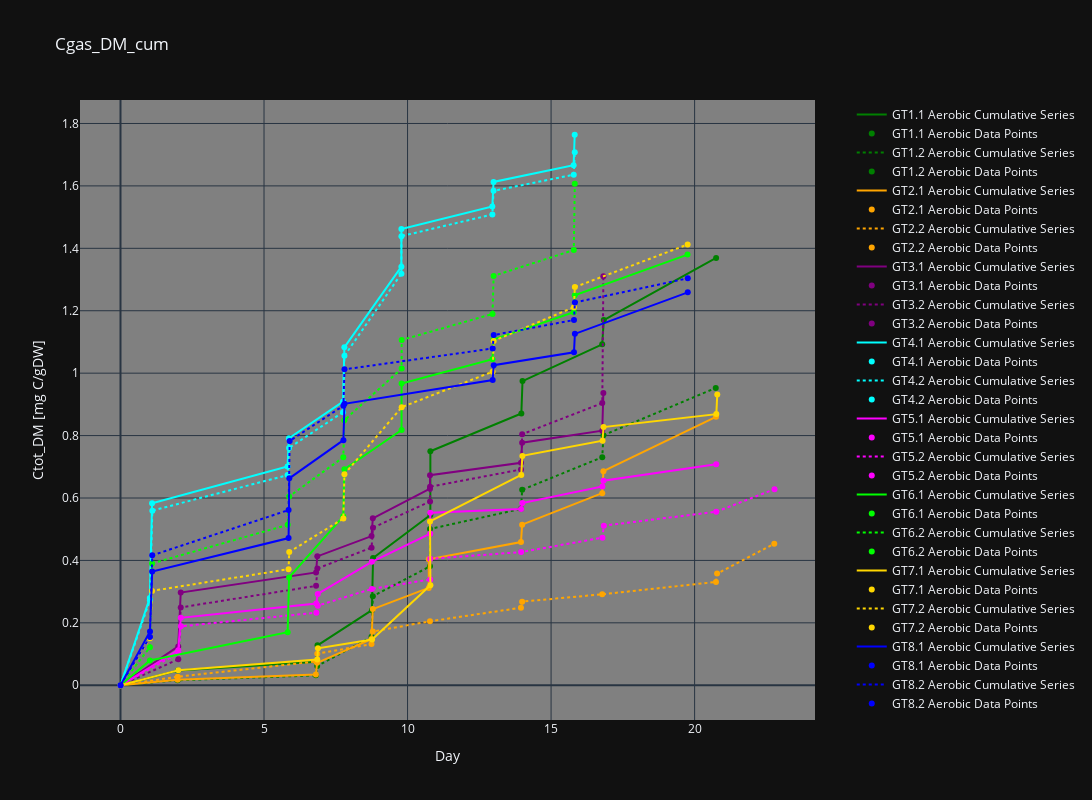

Notebook cell for this chart:
### Code cell
import plotly.graph_objects as go

colors = ['green', "green", 'orange', 'orange', 'purple', 'purple', 'cyan', 'cyan',
          'magenta', 'magenta', 'lime', 'lime', 'gold', 'gold', 'blue', 'blue']
line_styles = ["solid", "dot", "solid", "dot", "solid", "dot", "solid", "dot", "solid", "dot", "solid", "dot", "solid", "dot", "solid", "dot"]

fig = go.Figure()

# Modify the layout with the desired figure size
fig.update_layout(
    width=15*80,  # 80 pixels per unit width
    height=10*80,  # 80 pixels per unit height
)

for color, sheet_name, line_style in zip(colors, sheet_names[1:], line_styles):
    # Data Nathali

    # dict_data_nat = dict_data_nathali[sheet_name]
    #
    # fig.add_trace(go.Scatter(
    #    x=dict_data_nat[0],
    #    y=dict_data_nat[1],
    #    mode='lines',
    #    line=dict(color=color, dash=line_style),
    #    name=f'{sheet_name} Anaerobic Cumulative Series'
    # ))
    #
    # # Plot the data points
    # fig.add_trace(go.Scatter(
    #     x=dict_data_nat[0],
    #     y=dict_data_nat[1],
    #     mode='markers',
    #     marker=dict(color=color),
    #     name=f'{sheet_name} Anaerobic Data Points'
    # ))

    # data Robbert

    dict_data_rob = dict_data_robbert[sheet_name]

    # Drop the rows where 'CumulativeColumn' is NaN
    day_list = list(filter(lambda x: not pd.isna(x), dict_data_rob[0]))
    ctot_gas_dm_list = list(filter(lambda x: not pd.isna(x), dict_data_rob[1]))

    # Plot the line
    fig.add_trace(go.Scatter(
        x=day_list,
        y=ctot_gas_dm_list,
        mode='lines',
        line=dict(color=color, dash=line_style),
        name=f'{sheet_name} Aerobic Cumulative Series'
    ))

    # Plot the data points
    fig.add_trace(go.Scatter(
        x=day_list,
        y=ctot_gas_dm_list,
        mode='markers',
        marker=dict(color=color),
        name=f'{sheet_name} Aerobic Data Points'
    ))


fig.update_layout(
    title='Cgas_DM_cum',
    xaxis=dict(title='Day'),
    yaxis=dict(title='Ctot_DM [mg C/gDW]'),
    legend=dict(x=1.05, y=1, orientation='v'),
    showlegend=True,
    plot_bgcolor='grey'  # Set the plot background color to white
)


fig.show()

### Figure 1 — Plotly figure (JSON) as saved in the notebook; plotly's stock layout.template omitted (floating-point values rounded to 4 significant figures)
{"data": [{"line": {"color": "green", "dash": "solid"}, "mode": "lines", "name": "GT1.1 Aerobic Cumulative Series", "x": [0.0, 2.0, 6.818, 6.863, 8.757, 8.799, 10.79, 10.79, 13.96, 14.0, 16.78, 16.84, 20.75, 20.8, 22.79, 22.83, 24.77, 24.81, 27.78, 27.83, 29.76, 29.8, 34.98, 35.02], "y": [0.0, 0.04751, 0.07531, 0.1279, 0.2405, 0.408, 0.5454, 0.7497, 0.8708, 0.9748, 1.092, 1.17, 1.369], "type": "scatter"}, {"marker": {"color": "green"}, "mode": "markers", "name": "GT1.1 Aerobic Data Points", "x": [0.0, 2.0, 6.818, 6.863, 8.757, 8.799, 10.79, 10.79, 13.96, 14.0, 16.78, 16.84, 20.75, 20.8, 22.79, 22.83, 24.77, 24.81, 27.78, 27.83, 29.76, 29.8, 34.98, 35.02], "y": [0.0, 0.04751, 0.07531, 0.1279, 0.2405, 0.408, 0.5454, 0.7497, 0.8708, 0.9748, 1.092, 1.17, 1.369], "type": "scatter"}, {"line": {"color": "green", "dash": "dot"}, "mode": "lines", "name": "GT1.2 Aerobic Cumulative Series", "x": [0.0, 1.99, 6.806, 6.851, 8.745, 8.79, 10.78, 10.78, 13.95, 13.99, 16.78, 16.82, 20.74, 20.78, 22.77, 22.82, 24.76, 24.82, 27.78, 27.82, 29.74, 29.79, 34.97, 35.0], "y": [0.0, 0.01598, 0.03165, 0.06157, 0.1551, 0.2853, 0.381, 0.5007, 0.5652, 0.6262, 0.7309, 0.8011, 0.9526], "type": "scatter"}, {"marker": {"color": "green"}, "mode": "markers", "name": "GT1.2 Aerobic Data Points", "x": [0.0, 1.99, 6.806, 6.851, 8.745, 8.79, 10.78, 10.78, 13.95, 13.99, 16.78, 16.82, 20.74, 20.78, 22.77, 22.82, 24.76, 24.82, 27.78, 27.82, 29.74, 29.79, 34.97, 35.0], "y": [0.0, 0.01598, 0.03165, 0.06157, 0.1551, 0.2853, 0.381, 0.5007, 0.5652, 0.6262, 0.7309, 0.8011, 0.9526], "type": "scatter"}, {"line": {"color": "orange", "dash": "solid"}, "mode": "lines", "name": "GT2.1 Aerobic Cumulative Series", "x": [0.0, 1.991, 6.806, 6.85, 8.744, 8.79, 10.74, 10.74, 13.95, 13.99, 16.78, 16.82, 20.74, 20.78, 22.77, 24.75, 24.8, 27.78, 27.82, 29.74, 29.79, 34.97, 35.0], "y": [0.0, 0.01765, 0.03416, 0.07192, 0.1482, 0.2441, 0.312, 0.4036, 0.4588, 0.5145, 0.6155, 0.6859, 0.8599], "type": "scatter"}, {"marker": {"color": "orange"}, "mode": "markers", "name": "GT2.1 Aerobic Data Points", "x": [0.0, 1.991, 6.806, 6.85, 8.744, 8.79, 10.74, 10.74, 13.95, 13.99, 16.78, 16.82, 20.74, 20.78, 22.77, 24.75, 24.8, 27.78, 27.82, 29.74, 29.79, 34.97, 35.0], "y": [0.0, 0.01765, 0.03416, 0.07192, 0.1482, 0.2441, 0.312, 0.4036, 0.4588, 0.5145, 0.6155, 0.6859, 0.8599], "type": "scatter"}, {"line": {"color": "orange", "dash": "dot"}, "mode": "lines", "name": "GT2.2 Aerobic Cumulative Series", "x": [0.0, 1.992, 6.812, 6.856, 8.744, 8.79, 10.78, 13.95, 13.99, 16.78, 20.74, 20.78, 22.77, 24.75, 24.81, 27.78, 29.74, 29.79, 34.96, 35.0], "y": [0.0, 0.02732, 0.07603, 0.101, 0.132, 0.1723, 0.2049, 0.2484, 0.2678, 0.2914, 0.331, 0.3577, 0.4535], "type": "scatter"}, {"marker": {"color": "orange"}, "mode": "markers", "name": "GT2.2 Aerobic Data Points", "x": [0.0, 1.992, 6.812, 6.856, 8.744, 8.79, 10.78, 13.95, 13.99, 16.78, 20.74, 20.78, 22.77, 24.75, 24.81, 27.78, 29.74, 29.79, 34.96, 35.0], "y": [0.0, 0.02732, 0.07603, 0.101, 0.132, 0.1723, 0.2049, 0.2484, 0.2678, 0.2914, 0.331, 0.3577, 0.4535], "type": "scatter"}, {"line": {"color": "purple", "dash": "solid"}, "mode": "lines", "name": "GT3.1 Aerobic Cumulative Series", "x": [0.0, 2.012, 2.098, 6.812, 6.856, 8.745, 8.79, 10.78, 10.78, 13.95, 13.99, 16.78, 16.82, 20.74, 20.78, 22.78, 24.75, 24.79, 27.78, 27.81, 29.74, 34.97, 35.0], "y": [0.0, 0.1244, 0.297, 0.3613, 0.413, 0.4779, 0.5347, 0.63, 0.6731, 0.7126, 0.7771, 0.8156, 0.9367], "type": "scatter"}, {"marker": {"color": "purple"}, "mode": "markers", "name": "GT3.1 Aerobic Data Points", "x": [0.0, 2.012, 2.098, 6.812, 6.856, 8.745, 8.79, 10.78, 10.78, 13.95, 13.99, 16.78, 16.82, 20.74, 20.78, 22.78, 24.75, 24.79, 27.78, 27.81, 29.74, 34.97, 35.0], "y": [0.0, 0.1244, 0.297, 0.3613, 0.413, 0.4779, 0.5347, 0.63, 0.6731, 0.7126, 0.7771, 0.8156, 0.9367], "type": "scatter"}, {"line": {"color": "purple", "dash": "dot"}, "mode": "lines", "name": "GT3.2 Aerobic Cumulative Series", "x": [0.0, 2.013, 2.098, 6.813, 6.857, 8.747, 8.795, 10.78, 10.78, 13.95, 13.99, 16.78, 16.82, 20.74, 20.78, 22.78, 24.76, 24.79, 27.78, 27.82, 29.75, 29.79, 34.97, 35.0], "y": [0.0, 0.08335, 0.2495, 0.3184, 0.3742, 0.441, 0.5048, 0.5891, 0.636, 0.6914, 0.8045, 0.904, 1.31], "type": "scatter"}, {"marker": {"color": "purple"}, "mode": "markers", "name": "GT3.2 Aerobic Data Points", "x": [0.0, 2.013, 2.098, 6.813, 6.857, 8.747, 8.795, 10.78, 10.78, 13.95, 13.99, 16.78, 16.82, 20.74, 20.78, 22.78, 24.76, 24.79, 27.78, 27.82, 29.75, 29.79, 34.97, 35.0], "y": [0.0, 0.08335, 0.2495, 0.3184, 0.3742, 0.441, 0.5048, 0.5891, 0.636, 0.6914, 0.8045, 0.904, 1.31], "type": "scatter"}, {"line": {"color": "cyan", "dash": "solid"}, "mode": "lines", "name": "GT4.1 Aerobic Cumulative Series", "x": [0.0, 1.022, 1.099, 5.819, 5.867, 7.753, 7.799, 9.785, 9.785, 12.95, 13.0, 15.78, 15.82, 19.75, 19.79, 21.78, 21.81, 23.76, 23.79, 26.78, 26.82, 28.75, 33.97, 34.01], "y": [0.0, 0.2799, 0.5832, 0.7007, 0.7916, 0.9089, 1.083, 1.341, 1.462, 1.534, 1.613, 1.667, 1.764], "type": "scatter"}, {"marker": {"color": "cyan"}, "mode": "markers", "name": "GT4.1 Aerobic Data Points", "x": [0.0, 1.022, 1.099, 5.819, 5.867, 7.753, 7.799, 9.785, 9.785, 12.95, 13.0, 15.78, 15.82, 19.75, 19.79, 21.78, 21.81, 23.76, 23.79, 26.78, 26.82, 28.75, 33.97, 34.01], "y": [0.0, 0.2799, 0.5832, 0.7007, 0.7916, 0.9089, 1.083, 1.341, 1.462, 1.534, 1.613, 1.667, 1.764], "type": "scatter"}, {"line": {"color": "cyan", "dash": "dot"}, "mode": "lines", "name": "GT4.2 Aerobic Cumulative Series", "x": [0.0, 1.024, 1.11, 5.82, 5.872, 7.754, 7.801, 9.785, 9.786, 12.95, 13.0, 15.79, 15.82, 19.75, 19.79, 21.78, 21.81, 23.76, 23.8, 26.79, 26.82, 28.75, 33.97, 34.01], "y": [0.0, 0.2726, 0.5595, 0.6734, 0.7605, 0.8751, 1.055, 1.319, 1.439, 1.508, 1.584, 1.636, 1.708], "type": "scatter"}, {"marker": {"color": "cyan"}, "mode": "markers", "name": "GT4.2 Aerobic Data Points", "x": [0.0, 1.024, 1.11, 5.82, 5.872, 7.754, 7.801, 9.785, 9.786, 12.95, 13.0, 15.79, 15.82, 19.75, 19.79, 21.78, 21.81, 23.76, 23.8, 26.79, 26.82, 28.75, 33.97, 34.01], "y": [0.0, 0.2726, 0.5595, 0.6734, 0.7605, 0.8751, 1.055, 1.319, 1.439, 1.508, 1.584, 1.636, 1.708], "type": "scatter"}, {"line": {"color": "magenta", "dash": "solid"}, "mode": "lines", "name": "GT5.1 Aerobic Cumulative Series", "x": [0.0, 2.013, 2.099, 6.82, 6.872, 8.754, 10.79, 10.79, 13.96, 14.0, 16.79, 16.82, 20.75, 22.78, 24.76, 24.8, 27.79, 29.75, 34.97, 35.01], "y": [0.0, 0.1124, 0.216, 0.2618, 0.2925, 0.3954, 0.4858, 0.5526, 0.5647, 0.584, 0.6371, 0.6555, 0.7079], "type": "scatter"}, {"marker": {"color": "magenta"}, "mode": "markers", "name": "GT5.1 Aerobic Data Points", "x": [0.0, 2.013, 2.099, 6.82, 6.872, 8.754, 10.79, 10.79, 13.96, 14.0, 16.79, 16.82, 20.75, 22.78, 24.76, 24.8, 27.79, 29.75, 34.97, 35.01], "y": [0.0, 0.1124, 0.216, 0.2618, 0.2925, 0.3954, 0.4858, 0.5526, 0.5647, 0.584, 0.6371, 0.6555, 0.7079], "type": "scatter"}, {"line": {"color": "magenta", "dash": "dot"}, "mode": "lines", "name": "GT5.2 Aerobic Cumulative Series", "x": [0.0, 2.015, 2.104, 6.822, 6.872, 8.756, 10.79, 10.79, 13.96, 16.79, 16.84, 20.75, 22.78, 22.81, 24.76, 27.79, 27.82, 29.75, 34.97, 35.01], "y": [0.0, 0.1029, 0.1888, 0.2326, 0.255, 0.3087, 0.3389, 0.4052, 0.4267, 0.4729, 0.5114, 0.5559, 0.6284], "type": "scatter"}, {"marker": {"color": "magenta"}, "mode": "markers", "name": "GT5.2 Aerobic Data Points", "x": [0.0, 2.015, 2.104, 6.822, 6.872, 8.756, 10.79, 10.79, 13.96, 16.79, 16.84, 20.75, 22.78, 22.81, 24.76, 27.79, 27.82, 29.75, 34.97, 35.01], "y": [0.0, 0.1029, 0.1888, 0.2326, 0.255, 0.3087, 0.3389, 0.4052, 0.4267, 0.4729, 0.5114, 0.5559, 0.6284], "type": "scatter"}, {"line": {"color": "lime", "dash": "solid"}, "mode": "lines", "name": "GT6.1 Aerobic Cumulative Series", "x": [0.0, 1.023, 5.824, 5.873, 7.76, 7.799, 9.791, 9.792, 12.96, 13.0, 15.79, 15.82, 19.75, 19.79, 21.78, 21.81, 23.76, 23.8, 26.79, 26.82, 28.75, 33.97, 34.01], "y": [0.0, 0.07961, 0.17, 0.3456, 0.5413, 0.6923, 0.818, 0.967, 1.045, 1.108, 1.195, 1.249, 1.38], "type": "scatter"}, {"marker": {"color": "lime"}, "mode": "markers", "name": "GT6.1 Aerobic Data Points", "x": [0.0, 1.023, 5.824, 5.873, 7.76, 7.799, 9.791, 9.792, 12.96, 13.0, 15.79, 15.82, 19.75, 19.79, 21.78, 21.81, 23.76, 23.8, 26.79, 26.82, 28.75, 33.97, 34.01], "y": [0.0, 0.07961, 0.17, 0.3456, 0.5413, 0.6923, 0.818, 0.967, 1.045, 1.108, 1.195, 1.249, 1.38], "type": "scatter"}, {"line": {"color": "lime", "dash": "dot"}, "mode": "lines", "name": "GT6.2 Aerobic Cumulative Series", "x": [0.0, 1.026, 1.099, 5.825, 5.875, 7.762, 7.8, 9.794, 9.794, 12.96, 13.0, 15.79, 15.83, 19.75, 19.79, 21.79, 21.82, 23.77, 23.8, 26.79, 26.82, 28.76, 28.78, 33.98, 34.01], "y": [0.0, 0.1218, 0.3902, 0.5139, 0.605, 0.7304, 0.8494, 1.015, 1.106, 1.19, 1.312, 1.394, 1.607], "type": "scatter"}, {"marker": {"color": "lime"}, "mode": "markers", "name": "GT6.2 Aerobic Data Points", "x": [0.0, 1.026, 1.099, 5.825, 5.875, 7.762, 7.8, 9.794, 9.794, 12.96, 13.0, 15.79, 15.83, 19.75, 19.79, 21.79, 21.82, 23.77, 23.8, 26.79, 26.82, 28.76, 28.78, 33.98, 34.01], "y": [0.0, 0.1218, 0.3902, 0.5139, 0.605, 0.7304, 0.8494, 1.015, 1.106, 1.19, 1.312, 1.394, 1.607], "type": "scatter"}, {"line": {"color": "gold", "dash": "solid"}, "mode": "lines", "name": "GT7.1 Aerobic Cumulative Series", "x": [0.0, 2.015, 6.854, 6.878, 8.763, 10.8, 10.78, 13.96, 14.0, 16.79, 16.83, 20.76, 20.79, 22.79, 22.82, 24.77, 27.79, 27.82, 29.76, 34.98, 35.01], "y": [0.0, 0.04784, 0.08231, 0.1183, 0.1463, 0.3206, 0.525, 0.6741, 0.7349, 0.7836, 0.8271, 0.8687, 0.9319], "type": "scatter"}, {"marker": {"color": "gold"}, "mode": "markers", "name": "GT7.1 Aerobic Data Points", "x": [0.0, 2.015, 6.854, 6.878, 8.763, 10.8, 10.78, 13.96, 14.0, 16.79, 16.83, 20.76, 20.79, 22.79, 22.82, 24.77, 27.79, 27.82, 29.76, 34.98, 35.01], "y": [0.0, 0.04784, 0.08231, 0.1183, 0.1463, 0.3206, 0.525, 0.6741, 0.7349, 0.7836, 0.8271, 0.8687, 0.9319], "type": "scatter"}, {"line": {"color": "gold", "dash": "dot"}, "mode": "lines", "name": "GT7.2 Aerobic Cumulative Series", "x": [0.0, 1.026, 1.099, 5.854, 5.878, 7.764, 7.801, 9.795, 12.96, 13.0, 15.8, 15.83, 19.76, 19.79, 21.79, 21.82, 23.77, 23.8, 26.79, 26.82, 28.76, 28.78, 33.98, 34.01], "y": [0.0, 0.1505, 0.3024, 0.3719, 0.4269, 0.5341, 0.6761, 0.8909, 1.005, 1.103, 1.211, 1.276, 1.412], "type": "scatter"}, {"marker": {"color": "gold"}, "mode": "markers", "name": "GT7.2 Aerobic Data Points", "x": [0.0, 1.026, 1.099, 5.854, 5.878, 7.764, 7.801, 9.795, 12.96, 13.0, 15.8, 15.83, 19.76, 19.79, 21.79, 21.82, 23.77, 23.8, 26.79, 26.82, 28.76, 28.78, 33.98, 34.01], "y": [0.0, 0.1505, 0.3024, 0.3719, 0.4269, 0.5341, 0.6761, 0.8909, 1.005, 1.103, 1.211, 1.276, 1.412], "type": "scatter"}, {"line": {"color": "blue", "dash": "solid"}, "mode": "lines", "name": "GT8.1 Aerobic Cumulative Series", "x": [0.0, 1.028, 1.104, 5.856, 5.881, 7.765, 7.802, 12.97, 13.0, 15.8, 15.83, 19.76, 19.79, 21.79, 21.82, 23.77, 26.8, 26.83, 28.76, 33.98, 34.01], "y": [0.0, 0.1726, 0.3641, 0.4715, 0.6631, 0.7852, 0.9018, 0.9778, 1.026, 1.067, 1.126, 1.259], "type": "scatter"}, {"marker": {"color": "blue"}, "mode": "markers", "name": "GT8.1 Aerobic Data Points", "x": [0.0, 1.028, 1.104, 5.856, 5.881, 7.765, 7.802, 12.97, 13.0, 15.8, 15.83, 19.76, 19.79, 21.79, 21.82, 23.77, 26.8, 26.83, 28.76, 33.98, 34.01], "y": [0.0, 0.1726, 0.3641, 0.4715, 0.6631, 0.7852, 0.9018, 0.9778, 1.026, 1.067, 1.126, 1.259], "type": "scatter"}, {"line": {"color": "blue", "dash": "dot"}, "mode": "lines", "name": "GT8.2 Aerobic Cumulative Series", "x": [0.0, 1.028, 1.106, 5.856, 5.893, 7.765, 7.803, 12.97, 13.0, 15.8, 15.83, 19.76, 19.79, 21.79, 21.82, 23.77, 26.8, 26.83, 28.77, 33.98, 34.01], "y": [0.0, 0.1546, 0.4162, 0.5614, 0.7828, 0.8957, 1.012, 1.079, 1.122, 1.17, 1.227, 1.304], "type": "scatter"}, {"marker": {"color": "blue"}, "mode": "markers", "name": "GT8.2 Aerobic Data Points", "x": [0.0, 1.028, 1.106, 5.856, 5.893, 7.765, 7.803, 12.97, 13.0, 15.8, 15.83, 19.76, 19.79, 21.79, 21.82, 23.77, 26.8, 26.83, 28.77, 33.98, 34.01], "y": [0.0, 0.1546, 0.4162, 0.5614, 0.7828, 0.8957, 1.012, 1.079, 1.122, 1.17, 1.227, 1.304], "type": "scatter"}], "layout": {"width": 1200, "height": 800, "legend": {"x": 1.05, "y": 1, "orientation": "v"}, "title": {"text": "Cgas_DM_cum"}, "xaxis": {"title": {"text": "Day"}}, "yaxis": {"title": {"text": "Ctot_DM [mg C/gDW]"}}, "showlegend": true, "plot_bgcolor": "grey"}}
